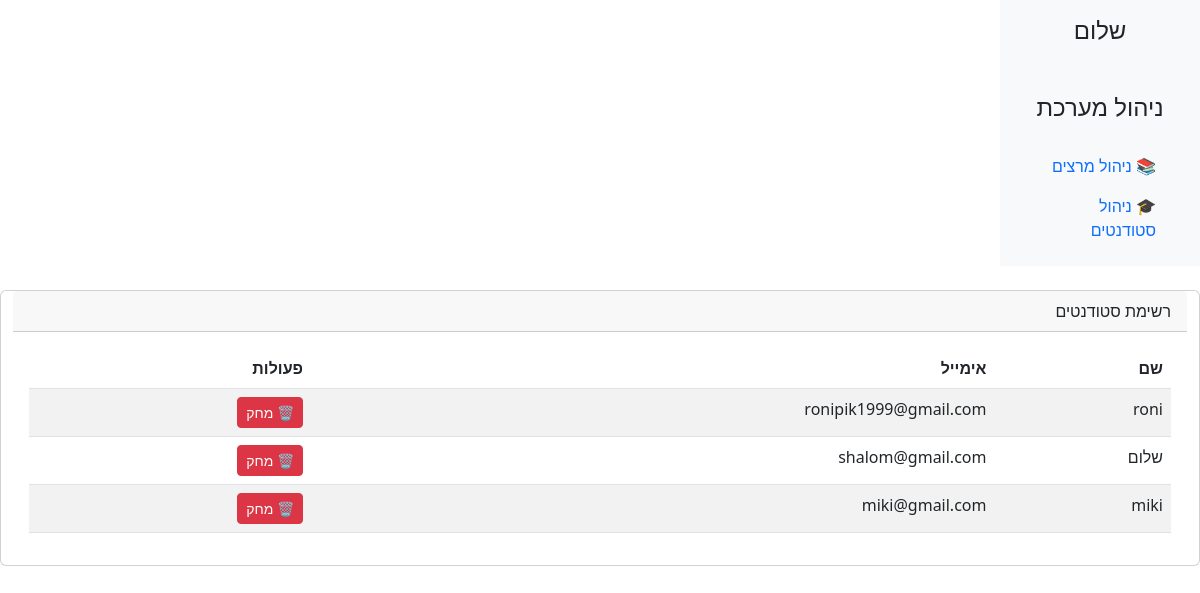
The page /admin_page_students_section/ on the database as committed earlier.
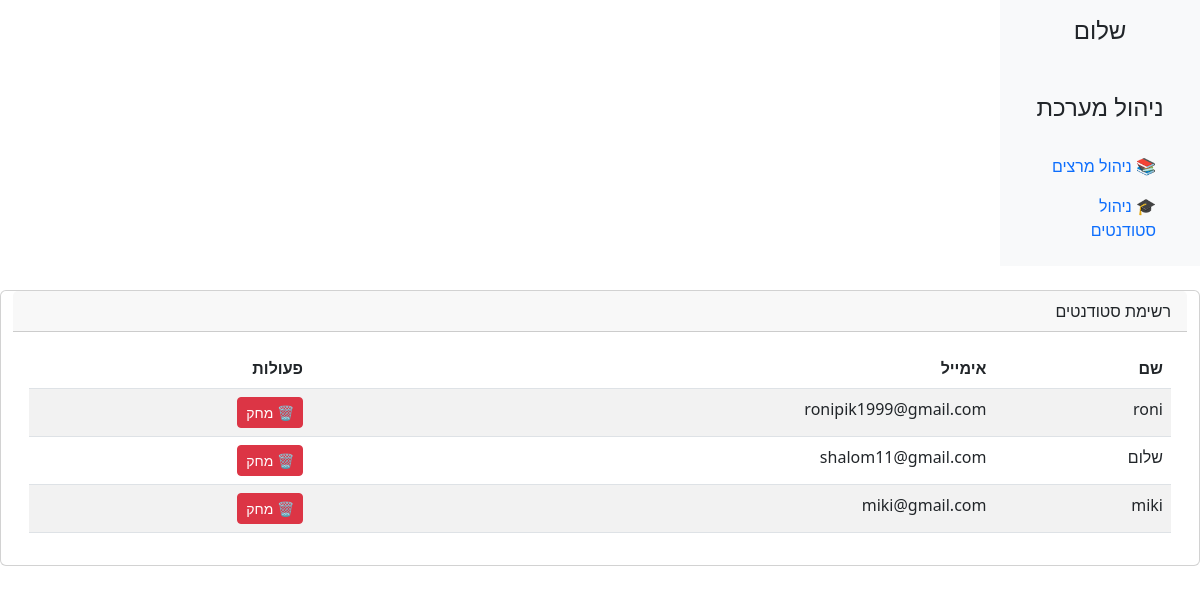
The same page on the database as committed later.
### App_SetUp/models.py (models this page shows)
class User(AbstractUser):
    is_admin= models.BooleanField('Is admin', default=False)
    is_student = models.BooleanField('Is student', default=False)
    is_lecturer = models.BooleanField('Is lecturer', default=False)

### App_SetUp/views.py (the view)
# urls.py: path('admin_page_students_section/', views.manage_students, name='manage_students'),
def manage_students(request):
    active_students = User.objects.filter(is_student=True, is_active=True)
    context = {
        "active_students": active_students
    }
    return render(request, "admin_page_students_section.html", context)

### App_SetUp/templates/admin_page_students_section.html (shortened to what this page needs)
<!DOCTYPE html>
<html lang="he" dir="rtl">
<head>
    <link href="https://cdn.jsdelivr.net/npm/bootstrap@5.3.0/dist/css/bootstrap.min.css" rel="stylesheet">
</head>
<body>
<div class="container-fluid">
    <div class="row">
        <nav class="col-md-2 d-none d-md-block bg-light sidebar">
            <div class="position-sticky">
                <h4 class="text-center mt-3">שלום {{ request.user.username }}</h4>
                <br>
                <h4 class="text-center mt-3">ניהול מערכת</h4>
                <ul class="nav flex-column p-3">
                    <li class="nav-item"><a class="nav-link active" href="{% url 'manage_lecturers' %}">📚 ניהול מרצים</a></li>
                    <li class="nav-item"><a class="nav-link" href="{% url 'manage_students' %}">🎓 ניהול סטודנטים</a></li>
                </ul>
            </div>
        </nav>
            <div class="card my-4">
                <div class="card-header">רשימת סטודנטים</div>
                <div class="card-body">
                    <table class="table table-striped">
                        <thead>
                            <tr>
                                <th>שם</th>
                                <th>אימייל</th>
                                <th>פעולות</th>
                            </tr>
                        </thead>
                        <tbody>
                            {% for student in active_students %}
                            <tr>
                                <td>{{ student.username }}</td>
                                <td>{{ student.email }}</td>
                                <td>
                                    <form method="post" action="{% url 'delete_student'%}" onsubmit="return confirmDeletion()">
                                        <button type="submit" class="btn btn-danger btn-sm">🗑 מחק</button>
                                    </form>
                                </td>
                            </tr>
                            {% empty %}
                            <tr><td colspan="3" class="text-center">אין סטודנטים רשומים</td></tr>
                            {% endfor %}
                        </tbody>
                    </table>
                </div>
            </div>
       </div>
</div>
</body>
</html>

Rows that differ between the two databases and show on the page:
changed User "שלום": email "shalom@gmail.com" → "shalom11@gmail.com"
